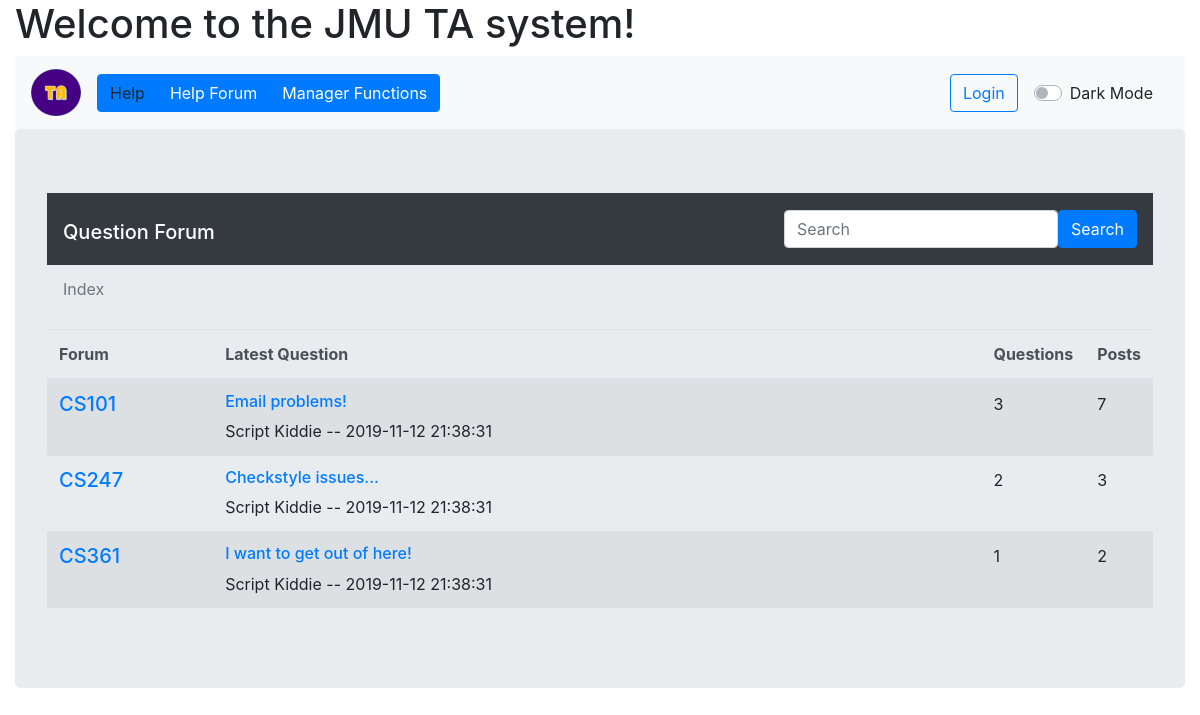
/forum.php, run on the app's committed database.
### tables this page shows
CREATE TABLE classforum
(
  forumID INT NOT NULL AUTO_INCREMENT,
  className TEXT NOT NULL,
  CONSTRAINT ClassForum_ForumID_pk PRIMARY KEY (forumID)
);

CREATE TABLE question
(
  questionID INT NOT NULL AUTO_INCREMENT,
  forumID INT NOT NULL,
  title TEXT NOT NULL,
  details TEXT NOT NULL,
  asked DATETIME NOT NULL DEFAULT NOW(),
  author TEXT,
  CONSTRAINT Question_questionID_pk PRIMARY KEY (questionID),
  CONSTRAINT Question_forumID_fk FOREIGN KEY (forumID) REFERENCES classforum (forumID)
);

### php/forum_index.php (the view, shortened to what this page needs)
<div id="forum_container">
  <table id="forum_index" class="table table-striped table-responsive">
    <thead class="thead-light">
        <tr>
          <th class="col-sm-2">Forum</th>
          <th class="col">Latest Question</th>
          <th class="col">Questions</th>
          <th class="col">Posts</th>
        </tr>
    </thead>
    <tbody>
      <?php
        $connection = OpenCon();
        $classQuery = "SELECT * FROM classforum";
        $forums = array();
        if ($result = $connection->query($classQuery)) {
            while($item = $result->fetch_assoc()) {
                $forums[] = $item;
            }
        }
        $lastAskedQuery = "SELECT CF.forumID, questionID, title, details, asked, author FROM classforum CF LEFT JOIN question Q1 ON CF.forumID = Q1.forumID WHERE questionID = (SELECT MAX(Q2.questionID) FROM question Q2 WHERE Q1.forumID = Q2.forumID) GROUP BY CF.forumID";
        $questions = array();
        if ($result = $connection->query($lastAskedQuery)) {
            while($item = $result->fetch_assoc()) {
                $questions[] = $item;
            }
        }
        $qNumQuery = "SELECT forumID, COUNT(questionID) AS \"numQuestions\" FROM question GROUP BY forumID";
        $questionNum = array();
        if ($result = $connection->query($qNumQuery)) {
            while($item = $result->fetch_assoc()) {
                $questionNum[] = $item;
            }
        }
        $pNumQuery = "SELECT forumID, COUNT(answer.answerID) + COUNT(DISTINCT question.questionID) AS \"numPosts\" FROM question LEFT JOIN answer ON question.questionID = answer.questionID GROUP BY forumID";
        $postNum = array();
        if ($result = $connection->query($pNumQuery)) {
            while($item = $result->fetch_assoc()) {
                $postNum[] = $item;
            }
        }
        for ($x = 0; $x < count($forums); $x++) {
          $forumID = $forums[$x]['forumID'];
          $className = $forums[$x]['className'];
          $qTitle = $questions[$x]['title'];
          $author = $questions[$x]['author'];
          $asked = $questions[$x]['asked'];
          $numOfQ = $questionNum[$x]['numQuestions'];
          $numOfP = $postNum[$x]['numPosts'];
          echo("<tr id=\"".$forumID."\">");
          echo("<td><h3 class=\"h5\"><a class=\"class_anchor\" href=\"#0\">".$className."</a></h3></td>");
          echo("<td><div><h4 style=\"inline\" class=\"h6\">".$qTitle."</h4>".$author." -- ".$asked."<div></td>");
          echo("<td><div>".$numOfQ."</div></td>");
          echo("<td><div>".$numOfP."</div></td>");
          echo("</tr>");
        }
      ?>
    </tbody>
  </table>
</div>

### html/forum.php (shortened to what this page needs)
<!doctype html>
<html lang="en">
  <head>
    <link rel="stylesheet" href="https://stackpath.bootstrapcdn.com/bootstrap/4.3.1/css/bootstrap.min.css">
    <link rel="stylesheet" type="text/css" href="../css/fullcalendar.css">
    <link rel="stylesheet" type="text/css" href="../css/dark-mode.css">
  </head>
  <body>
    <div class="container-fluid">
      <div class="page-header">
        <h1>Welcome to the JMU TA system!</h1>
      </div>
      <nav class="navbar navbar-expand-lg navbar-light bg-light">
        <a class="navbar-brand" href="index.php"><img src="../resources/TA_Iconx50px.png" alt="TA Icon"></a>
        <div class="collapse navbar-collapse" id="navbarSupportedContent">
          <ul class="navbar-nav mr-auto">
            <li class="nav-item">
              <div class="btn-group" role="group" aria-label="navigation button group">
                  <a role="help button" type="button" class="btn btn-primary" data-toggle="modal" data-target="#helpModal">Help</a>
                  <a role="forum button" type="button" class="btn btn-primary" href="#">Help Forum</a>
                  <a href="manager.html" role="manager button" type="button" class="btn btn-primary">Manager Functions</a>
              </div>
            </li>
          </ul>
<?php if(isset($_SESSION['personID'])): ?>
          <form method="post" action="index.php">
            <input type="hidden" name="action" value="logoff">
            <input type="submit" class="btn btn-outline-primary my-2 my-sm-0" value="Logoff">
          </form>
<?php else: ?>
          <button class="btn btn-outline-primary my-2 my-sm-0" type="login"><a href="#" data-toggle="modal" data-target="#loginModal">Login</a></button>
<?php endif; ?>
          <div class="nav-link">
            <div class="custom-control custom-switch">
              <label class="custom-control-label" for="darkSwitch">Dark Mode</label>
            </div>
          </div>
        </div>
      </nav>
      <div id="forum" class="jumbotron">
        <nav class="navbar navbar-dark bg-dark">
          <h1><a href="#" class="navbar-brand">Question Forum</a></h1>
          <form class="form-inline">
            <input type="text" class="form-control" placeholder="Search">
            <button type="submit" class="btn btn-primary">Search</button>
          </form>
        </nav>
        <nav aria-label="breadcrumb">
          <ol id="forum_breadcrumb_list" class="breadcrumb">
            <li id="bc_index" class="breadcrumb-item active">Index</li>
          </ol>
        </nav>
        <?php require_once('../php/forum_index.php')?>
      </div>
  </body>
</html>

### css/dark-mode.css (style rules this page uses)
[data-theme="dark"] h1, h2, h3, h4, h5, h6 { color: #007bff; }

### data on the page
classforum: className "CS101"
question: title "Email problems!", author "Script Kiddie", asked "2019-11-12 21:38:31"
classforum: className "CS247"
question: title "Checkstyle issues...", author "Script Kiddie", asked "2019-11-12 21:38:31"
classforum: className "CS361"
question: title "I want to get out of here!", author "Script Kiddie", asked "2019-11-12 21:38:31"

### other printed values
$numOfQ "3"
$numOfP "7"
$numOfQ "2"
$numOfP "3"
$numOfQ "1"
$numOfP "2"
